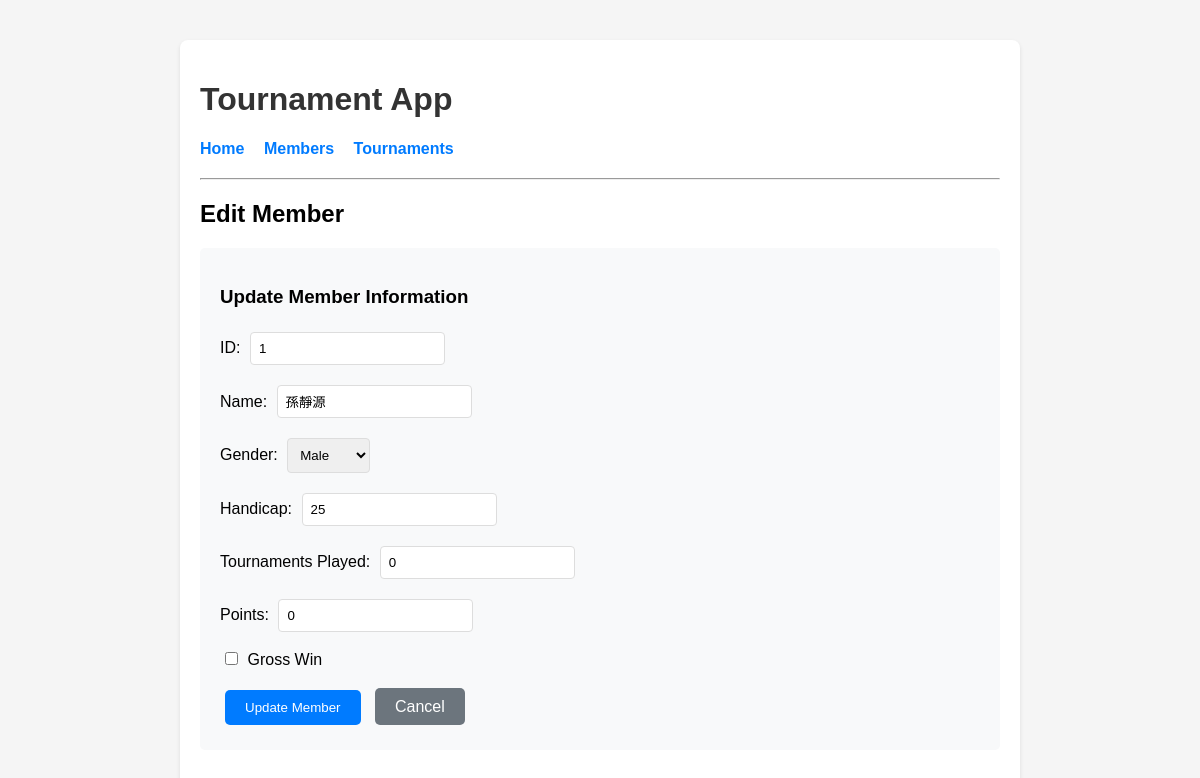
Page /edit_member/1 on the committed database.
### tables this page shows
CREATE TABLE members (
            id INTEGER PRIMARY KEY AUTOINCREMENT,
            name TEXT NOT NULL,
            handicap REAL NOT NULL,
            gross_win BOOLEAN DEFAULT 0
        , gender TEXT CHECK(gender IN ('Male', 'Female')) DEFAULT 'Male', tournaments_played INTEGER DEFAULT 0, points INTEGER DEFAULT 0);

### app.py (the view, shortened to what this page needs)
@app.route('/edit_member/<int:member_id>', methods=['GET', 'POST'])
def edit_member(member_id):
    conn = get_db_connection()
    member = conn.execute('SELECT * FROM members WHERE id = ?', (member_id,)).fetchone()
    conn.close()
    if member is None:
        return redirect(url_for('members'))
    return render_template('edit_member.html', member=member)

### app.py (called while the page is built)
def get_db_connection():
    conn = sqlite3.connect(DATABASE)
    conn.row_factory = sqlite3.Row
    return conn

### templates/edit_member.html (shortened to what this page needs)
{% extends 'base.html' %}
{% block content %}
    <h2>Edit Member</h2>
    <form method="post">
        <h3>Update Member Information</h3>
        <div>
            <label for="id">ID:</label>
            <input type="number" id="id" name="id" value="{{ member.id }}" required min="1">
        </div>
        <div style="margin-top: 10px;">
            <label for="name">Name:</label>
            <input type="text" id="name" name="name" value="{{ member.name }}" required>
        </div>
        <div style="margin-top: 10px;">
            <label for="gender">Gender:</label>
            <select id="gender" name="gender" required>
                <option value="Male" {{ "selected" if member.gender == "Male" else "" }}>Male</option>
            </select>
        </div>
        <div style="margin-top: 10px;">
            <label for="handicap">Handicap:</label>
            <input type="number" step="1" id="handicap" name="handicap" value="{{ member.handicap|int }}" required>
        </div>
        <div style="margin-top: 10px;">
            <label for="tournaments_played">Tournaments Played:</label>
            <input type="number" id="tournaments_played" name="tournaments_played" value="{{ member.tournaments_played }}" min="0" required>
        </div>
        <div style="margin-top: 10px;">
            <label for="points">Points:</label>
            <input type="number" id="points" name="points" value="{{ member.points if member.points is not none else 0 }}" min="0">
        </div>
        <div style="margin-top: 10px;">
            <label>
                <input type="checkbox" name="gross_win" {{ "checked" if member.gross_win else "" }}> Gross Win
            </label>
        </div>
        <div style="margin-top: 15px;">
            <button type="submit" style="background-color: #007bff; color: white; padding: 10px 20px; border: none; border-radius: 5px; cursor: pointer; margin-right: 10px;">Update Member</button>
            <a href="/members" style="background-color: #6c757d; color: white; padding: 10px 20px; text-decoration: none; border-radius: 5px;">Cancel</a>
        </div>
    </form>
{% endblock %}

### templates/base.html (style rules this page uses)
body { font-family: Arial, sans-serif; margin: 40px; background-color: #f5f5f5; }
form { background-color: #f8f9fa; padding: 20px; border-radius: 5px; margin-bottom: 20px; }
input, select, button { margin: 5px; padding: 8px; border: 1px solid #ddd; border-radius: 4px; }
button { background-color: #007bff; color: white; cursor: pointer; }

### rows in the picture
members: id "1", name "孫靜源", handicap "25", tournaments_played "0", points "0"
